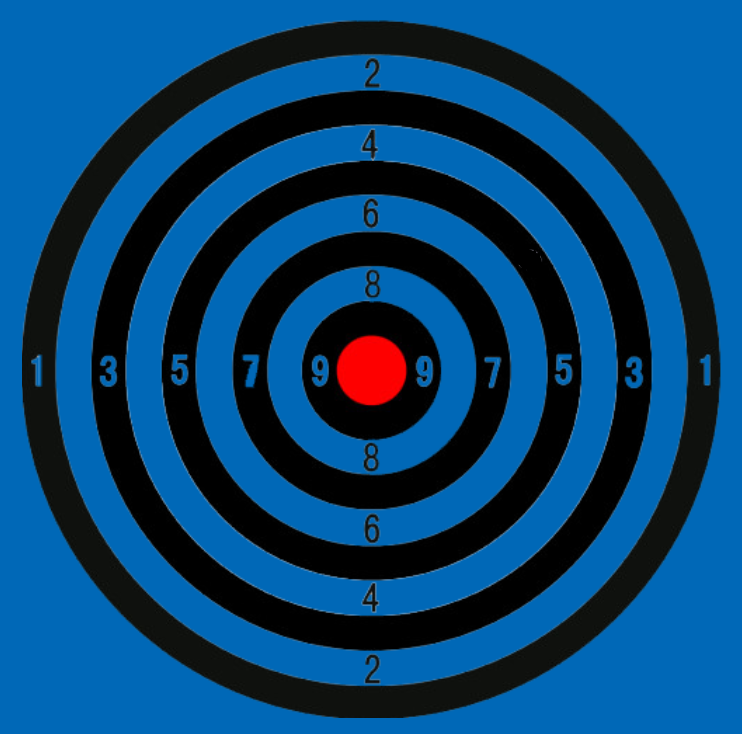
#> input picture images/target_blue_ridge.jpg, 742 x 734 px
$ python main.py
#> lines starting #> are read from the running program, lines starting #| are printed output that depends on the picture; after the words box and inside, x2 and y2 are one past the last pixel; in counts of white or black regions, pixels touching at a corner belong together
### utils/contour_generator.py

# 导入必要的包
import argparse
import imutils
import cv2

# import cvui

import numpy as np

from operator import itemgetter

from utils import settings as config


# [11 lines of commented-out code are left out]


def empty(a):
    pass


gray = 1
blurred = 2
imgCanny = 3
thresh = 4
imgDialation = 5

ths = 0
kernel_config = 0


def contour_generator(frame):

    ratio = 3

    # [4 lines of commented-out code are left out]

    cv2.namedWindow("TrackBars")
    cv2.resizeWindow("TrackBars", 640, 300)

    # Tracker Bars are for adjusting the params to get a better
    # and smoother contour of the target, which will help calculating
    # hit areas and doing the scoring.
    cv2.createTrackbar("HUE min", "TrackBars", 0, 179, empty)
    cv2.createTrackbar("HUE max", "TrackBars", 19, 179, empty)
    cv2.createTrackbar("SAT min", "TrackBars", 0, 170, empty)
    cv2.createTrackbar("SAT max", "TrackBars", 0, 170, empty)
    cv2.createTrackbar("VAL min", "TrackBars", 153, 259, empty)
    cv2.createTrackbar("VAL max", "TrackBars", 255, 255, empty)
    cv2.createTrackbar("THS", "TrackBars", 0, 85, empty)
    cv2.createTrackbar("KNL size", "TrackBars", 0, 10, empty)

    ths = None
    kernel_config = None
    # print(config.read_img_settings())
    if(config.read_img_settings() is not None):
        ths, kernel_config = itemgetter(
            "threshold", "kernel_config")(config.read_img_settings())
        if((ths is not None) and (kernel_config is not None)):
            cv2.setTrackbarPos("THS", "TrackBars", ths)
            cv2.setTrackbarPos("KNL size", "TrackBars", kernel_config)

    while True:

        hsv = cv2.cvtColor(frame, cv2.COLOR_BGR2HSV)

        h_min = cv2.getTrackbarPos("HUE min", "TrackBars")
        h_max = cv2.getTrackbarPos("HUE max", "TrackBars")
        s_min = cv2.getTrackbarPos("SAT min", "TrackBars")
        s_max = cv2.getTrackbarPos("SAT max", "TrackBars")
        v_min = cv2.getTrackbarPos("VAL max", "TrackBars")
        v_max = cv2.getTrackbarPos("VAL max", "TrackBars")

        # if(ths == 0 and kernel_config == 0):
        ths = cv2.getTrackbarPos("THS", "TrackBars")

        kernel_config_val = cv2.getTrackbarPos("KNL size", "TrackBars")

        kernel_config = 2 * kernel_config_val + 1

        lower = np.array([h_min, s_min, v_min])
        upper = np.array([h_max, s_max, v_max])

        kernel_size = (kernel_config, kernel_config)
        kernel = np.ones(kernel_size, np.uint8)

        mask = cv2.inRange(hsv, lower, upper)
        imgResult = cv2.bitwise_and(frame, frame, mask=mask)
        cv2.imshow("imgResult", imgResult)

        # 加载图像，转换为灰度，使用5 x 5内核进行高斯平滑处理，阈值化
        gray = cv2.cvtColor(hsv, cv2.COLOR_BGR2GRAY)
        #blurred = cv2.GaussianBlur(gray, kernel_size, 0)
        blurred = cv2.bilateralFilter(
            gray, d=kernel_config, sigmaColor=112, sigmaSpace=kernel_config, borderType=cv2.BORDER_REPLICATE)
        imgCanny = cv2.Canny(blurred, ths, ths*ratio, 5, L2gradient=True)
        thresh = cv2.threshold(blurred, 70, 255, cv2.THRESH_BINARY)[1]
        imgDialation = cv2.dilate(imgCanny, kernel, iterations=1)

        # 注意，在应用阈值化之后，形状表是如何在黑色背景上示为白色前景。
        # 下一步是使用轮廓检测??找到这些白色区域的位置：
        # HACK: CV_RETR_LIST : https://blog.csdn.net/c20081052/article/details/22422919
        # cnts = cv2.findContours(imgDialation.copy(), cv2.RETR_LIST,
        #                         cv2.CHAIN_APPROX_SIMPLE)

        # cnts = cv2.findContours(thresh.copy(), cv2.RETR_LIST,
        #                         cv2.CHAIN_APPROX_NONE)

        cv2.imshow("generated thresh", thresh)
        cv2.imshow("generated dialation", imgDialation)

        cv2.moveWindow("generated thresh", 400, 100)
        cv2.moveWindow("generated dialation", 800, 100)

        key = cv2.waitKey(1)
        if key == ord('q'):
            cv2.destroyAllWindows
            break

    cnts = cv2.findContours(imgDialation, cv2.RETR_LIST,
                            cv2.CHAIN_APPROX_SIMPLE)

    cnts = imutils.grab_contours(cnts)

    # Saving settings to the local folder
    config.save_img_settings(ths, kernel_config_val)

    return cnts, imgDialation

### utils/grab_game_area.py
import cv2

import json
import imutils
import cv2
import numpy as np
from imutils.video import VideoStream


from cv2 import aruco


# [18 lines left out: functions show_full_frame, hide_full_frame, not called in this run]


def get_reference_image(img_resolution=(1680, 1050)):
    """
    Build the image we will be searching for.  In this case, we just want a
    large white box (full screen)
    :param img_resolution: this is our screen/projector resolution
    """
    width, height = img_resolution
    img = np.ones((height, width, 1), np.uint8) * 255
    return img


# [28 lines left out: function undistort_image, not called in this run]


def find_edges(frame):
    """
    Given a frame, find the edges
    :param frame: Camera Image
    :return: Found edges in image
    """
    gray = cv2.cvtColor(frame, cv2.COLOR_BGR2GRAY)
    gray = cv2.bilateralFilter(gray, 11, 17, 17)  # Add some blur
    edged = cv2.Canny(gray, 30, 200)  # Find our edges
    return edged


def get_region_corners(frame, ref_shape):
    """
    Find the four corners of our projected region and return them in
    the proper order
    :param frame: Camera Image
    :return: Projection region rectangle
    """
    edged = find_edges(frame)
    # findContours is destructive, so send in a copy
    contours, hierachy = cv2.findContours(
        edged.copy(), cv2.RETR_TREE, cv2.CHAIN_APPROX_SIMPLE)
    # Sort our contours by area, and keep the 10 largest
    contours = sorted(contours, key=cv2.contourArea, reverse=True)[:10]
    screen_contours = None

    for idx, c in enumerate(contours):
        # Approximate the contour
        peri = cv2.arcLength(c, True)
        approx = cv2.approxPolyDP(c, 0.02 * peri, True)

        # If our contour has four points, we probably found the screen
        if len(approx) == 4:

            print(idx)
            screen_contours = approx
            # break
            # cv2.drawContours(frame, [screen_contours], -1, (0, 255, 0), 3)
            # cv2.imshow('Screen', frame)

        else:
            print('Did not find contour')

    try:

        x, y = [], []

        for contour_line in [screen_contours]:
            for contour in contour_line:
                x.append(contour[0][0])
                y.append(contour[0][1])

        x1, x2, y1, y2 = min(x), max(x), min(y), max(y)

        cropped = frame[y1:y2, x1:x2]

        cv2.imshow('Cropped', cropped)

        resized = cv2.resize(cropped, ref_shape, interpolation=cv2.INTER_AREA)

        # vid_out.write(resized)

        cv2.imshow('Resized', resized)

        # Uncomment these lines to see the contours on the image
        cv2.drawContours(frame, [screen_contours], -1, (0, 255, 0), 3)
        cv2.imshow('Screen', frame)

        # cv2.waitKey(0)
        pts = screen_contours.reshape(4, 2)
        rect = order_corners(pts)
        print("rect %s" % rect)
        return rect, resized

    except Exception:
        print("except!")


# [53 lines left out: functions order_corners, get_destination_array, not called in this run]


def get_perspective_transform(stream, screen_resolution, ref_shape):
    """
    Determine the perspective transform for the current physical layout
    return the perspective transform, max_width, and max_height for the
    projected region
    :param stream: Video stream from our camera
    :param screen_resolution: Resolution of projector or screen
    :param prop_file: camera property file
    """
    try:
        reference_image = get_reference_image(screen_resolution)

        # Display the reference image
        # show_full_frame(reference_image)
        # Delay execution a quarter of a second to make sure the image is displayed
        # Don't use time.sleep() here, we want the IO loop to run.  Sleep doesn't do that
        # cv2.waitKey(1)

        # Grab a photo of the frame
        frame = stream.read()
        # We're going to work with a smaller image, so we need to save the scale
        ratio = frame.shape[0] / 300.0

        # # Undistort the camera image
        # frame = undistort_image(frame)

        orig = frame.copy()
        # Resize our image smaller, this will make things a lot faster
        frame = imutils.resize(frame, height=300)

        # 得到目标区域的四个角落
        rect, resized = get_region_corners(frame, ref_shape)
        rect *= ratio  # We shrank the image, so now we have to scale our points up

        dst, max_width, max_height = get_destination_array(rect)

        # 歪斜的区域变成正的
        m = cv2.getPerspectiveTransform(rect, dst)

        # Uncomment the lines below to see the transformed image
        # wrap = cv2.warpPerspective(orig, m, (max_width, max_height))

        # cv2.imshow('all better', wrap)
        # cv2.waitKey(0)
        return m, max_width, max_height, resized
    except Exception:
        print("except!")


def grab_game_area(stream: VideoStream, target_img):  # 传入一个VideoStream到这个function里

    # resolution = (args.get('camera_width'), args.get('camera_height'))
    # stream = VideoStream(usePiCamera=False, resolution=(320, 240)).start()

    screen_res = (320, 240)
    # ref_img = target_img

    try:
        width, height, _ = target_img.shape
    # print(ref_img)
    except Exception:
        print("cannot parse VideoStream frame")

    # frame_height, frame_width, num_channels = ref_img.shape

    try:
        ref_shape = (width, height)
    except Exception:
        print("ref_shape does not exist")

    try:
        m, max_width, max_height, resized = get_perspective_transform(
            stream, screen_res, ref_shape)
        return resized

    except Exception:
        print("except in get_perspective_transform()")

### utils/process_frame.py
# TODO: https://dmaiorino.com/?p=12
# TODO: install cv2

import cv2
import time
from . import detect_contour_centers

'''
A high level function that processes each frame, used in a while loop for processing
'''

'''
Args:
    frame                  :  The matrix
    detect_contour_centers :  The function that detects centers of all the contours of a frame
    generated_dialation    :
'''


def process_frame(frame, detect_contour_centers,  detect_hit, generated_cnts, generated_dialation):
    try:
        detect_contour_centers(frame)
        # game_area = grab_game_area()
        detect_hit(frame, generated_cnts, generated_dialation)
        # detect_hit(frame,cnts)
        gray = cv2.cvtColor(frame, cv2.COLOR_BGR2GRAY)
    except Exception:
        print("can't process frame!!")

### utils/detect_contour_centers.py

# 导入必要的包
import argparse
import imutils
import cv2
import numpy as np

'''
A function that receives a frame and does contour detection

Args:
    frame: A matrix passed in for detections

Returns :
    cnts :

'''


def detect_contour_centers(frame):
    # 构建命令行参数
    # --frame 要处理的图像路径
    kernel_size = (5, 5)
    kernel = np.ones(kernel_size, np.uint8)
    ratio = 2

    # 加载图像，转换为灰度，使用5 x 5内核进行高斯平滑处理，阈值化
    try:
        gray = cv2.cvtColor(frame, cv2.COLOR_BGR2GRAY)
        blurred = cv2.GaussianBlur(gray, kernel_size, 0)
        imgCanny = cv2.Canny(blurred, 100, 100*ratio, 5)
        thresh = cv2.threshold(blurred, 70, 255, cv2.THRESH_BINARY)[1]
        imgDialation = cv2.dilate(thresh, kernel, iterations=1)
    except Exception:
        print("can't parse frame in detect_contour_centers")
        return

    # 注意，在应用阈值化之后，形状表是如何在黑色背景上示为白色前景。
    # 下一步是使用轮廓检测??找到这些白色区域的位置：
    # HACK: CV_RETR_LIST : https://blog.csdn.net/c20081052/article/details/22422919
    cnts = cv2.findContours(imgDialation.copy(), cv2.RETR_LIST,
                            cv2.CHAIN_APPROX_SIMPLE)
    cnts = imutils.grab_contours(cnts)

    # 遍历轮廓集
    for c in cnts:
        # print(c)
        # 计算轮廓区域的图像矩。 在计算机视觉和图像处理中，图像矩通常用于表征图像中对象的形状。这些力矩捕获了形状的基本统计特性，包括对象的面积，质心（即，对象的中心（x，y）坐标），方向以及其他所需的特性。
        M = cv2.moments(c)  # moments of each small contour
        cX = int(M["m10"] / M["m00"])
        cY = int(M["m01"] / M["m00"])
        # 在图像上绘制轮廓及中心
        cv2.drawContours(frame, [c], -1, (0, 255, 0), 1)
        # cv2.circle(frame, (cX, cY), 7, (0, 255, 255), -1)
        cv2.putText(frame, "center", (cX - 20, cY - 20),
                    cv2.FONT_HERSHEY_SIMPLEX, 0.5, (255, 0, 255), 2)
        # [25 lines of commented-out code are left out]
    return cnts

### utils/detect_hit.py
import cv2
import numpy as np
import imutils


a = 0


def detect_hit(frame, cnts, passed_in_dialation):

    passed_in_dialation_copy = passed_in_dialation.copy()

    kernel_size = (5, 5)
    kernel = np.ones(kernel_size, np.uint8)
    ratio = 2

    imgHLS = cv2.cvtColor(frame, cv2.COLOR_BGR2HLS)
    # Get the L channel

    Lchannel = imgHLS[:, :, 1]
    # Create the mask

    # change 250 to lower numbers to include more values as "white"
    mask = cv2.inRange(Lchannel, 254, 255)
    # Apply Mask to original image

    res = cv2.bitwise_and(frame, frame, mask=mask)
    # This also depends on what is white for you, and you may change the values :) I used inRange in the L channel but you can save one step and do

    # mask = cv2.inRange(imgHLS, np.array([0,250,0]), np.array([255,255,255]))
    # instead of the lines:

    # Lchannel = imgHLS[:,:,1]
    # mask = cv2.inRange(Lchannel, 250, 255)

    # laser beam cnt
    blurred = cv2.GaussianBlur(mask, kernel_size, 0)
    imgCanny = cv2.Canny(blurred, 100, 100*ratio, 6)

    thresh = cv2.threshold(blurred, 70, 255, cv2.THRESH_BINARY)[1]
    imgDialation = cv2.dilate(imgCanny, kernel, iterations=2)

    # RETR_EXTERNAL
    laser_cnts = cv2.findContours(
        imgDialation, cv2.RETR_EXTERNAL, cv2.CHAIN_APPROX_SIMPLE)
    cv2.imshow("Bullet Point Dialation", imgDialation)

    laser_cnts = imutils.grab_contours(laser_cnts)

    laser_cnt = None
    M = None
    cX = None
    cY = None

    if(len(laser_cnts) != 0):
        laser_cnt = laser_cnts[0]
        M_test = cv2.moments(laser_cnt)  # moments of each small contour
        if(M_test["m00"] != 0):
            # The center of the beam
            M = cv2.moments(laser_cnt)  # moments of each small contour
            cX = int(M["m10"] / M["m00"])
            cY = int(M["m01"] / M["m00"])
            print(cX)
            print(cY)

    hit_area = []
    # passed in cnts.
    idx = 0
    # print(len(cnts))
    for c in cnts:

        if(cX != None and cY != None):

            flag = cv2.pointPolygonTest(c, (cX, cY), True)
            # print(flag)
            if(flag > 0):
                idx += 1
                # print('hit')
                hit_area = c
                print("you hit: ", idx, "ring")
                if(len(hit_area) != 0):
                    # print(hit_area)
                    # Thick contour
                    cv2.drawContours(frame, [hit_area], -1, (0, 0, 255), 2)

                    # cv2.fillPoly(frame, pts =[hit_area], color=(0,0,255))

                    h, w = frame.shape[:2]
                    mask = np.zeros([h+2, w+2], np.uint8)
                    # mask = np.zeros(frame, dtype=np.uint8)
                    try:
                        cv2.floodFill(frame, mask, (cX, cY), (0, 0, 255),
                                      (90, 90, 90), (10, 10, 10), flags=8)

                        cv2.drawContours(passed_in_dialation_copy, [
                                         hit_area], -1, (255, 255, 255), 2)
                        cv2.floodFill(passed_in_dialation_copy, mask, (cX, cY),
                                      (0, 0, 255), (90, 90, 90), (10, 10, 10), flags=8)
                        # cv2.fillPoly(passed_in_dialation_copy, pts =[hit_area], color=(255,255,255))
                    except Exception:
                        print("except!")

    cv2.imshow("hit_in_dialation", passed_in_dialation_copy)

    cv2.namedWindow("hit_colored", cv2.WINDOW_NORMAL)
    # cv2.moveWindow("hit_colored", 0, 200)

    cv2.imshow("hit_colored", frame)

    # cv2.moveWindow("hit_in_dialation", 400, 500)
    # cv2.moveWindow("hit_colored", 800, 500)

### utils/settings.py
import json

def read_img_settings():
    try:
        pic_config = open("pic_config.json", "r")

        config_readings = json.loads(pic_config.read())

        pic_config.close()

        return config_readings

    except FileNotFoundError:
        print("cant open teh file")

def save_img_settings(threshold,kernel_config):
    try:
        pic_config = open("pic_config.json", "w")
        pic_config.write(json.dumps({"threshold": threshold, "kernel_config": kernel_config}))
        pic_config.close()

    except FileNotFoundError:
        print("cant open teh file")

### main.py
from utils import process_frame as process_frame
from utils import detect_contour_centers as dcc
from utils import detect_hit as dh
from utils import contour_generator as cg
from utils import grab_game_area as gga
import time

from imutils.video import VideoStream

import cv2


if __name__ == '__main__':

    # 1. 读取标靶图片。 Reading the picture you want to use as the target
    target_img = cv2.imread("./images/target_blue_ridge.jpg")
#> target_img is the input picture: shape (734, 742, 3); mean B, G, R 115.7, 67.7, 5.5
    # target_img = cv2.imread("./images/man_target_none.png")
    cv2.imshow("target_img", target_img)

    # 2. 生成轮廓，用于计分/高亮击中区域
    # 2. Generating contours and dialations for next steps (scoring / show hit area)
    generated_cnts, generated_dialation = cg.contour_generator(target_img)
#> in contour_generator, `gray = cv2.cvtColor(hsv, cv2.COLOR_BGR2GRAY)`:
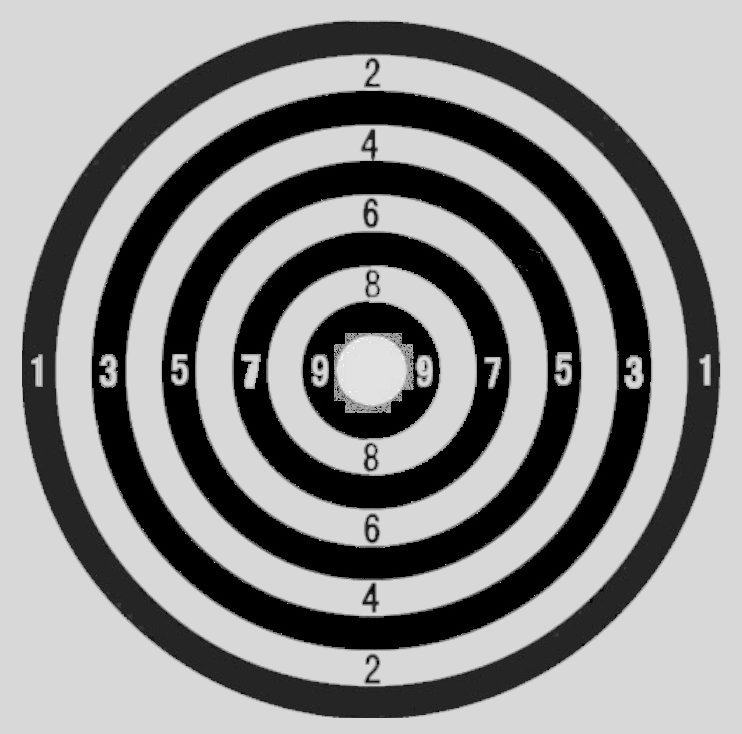
#> gray: shape (734, 742); min 0, max 246, mean 142.5
#> in contour_generator, `imgCanny = cv2.Canny(blurred, ths, ths*ratio, 5, L2gradient=True)`:
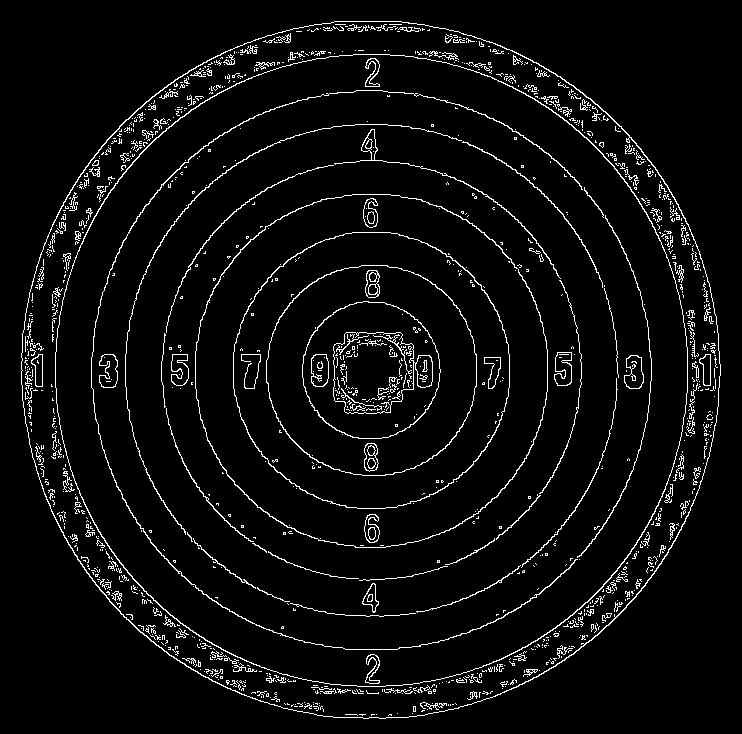
#> imgCanny: shape (734, 742); 4.9% white in thin lines or dots, all inside (x1, y1, x2, y2) = (21, 21, 721, 719)
#> in contour_generator, `thresh = cv2.threshold(blurred, 70, 255, cv2.THRESH_BINARY)[1]`:
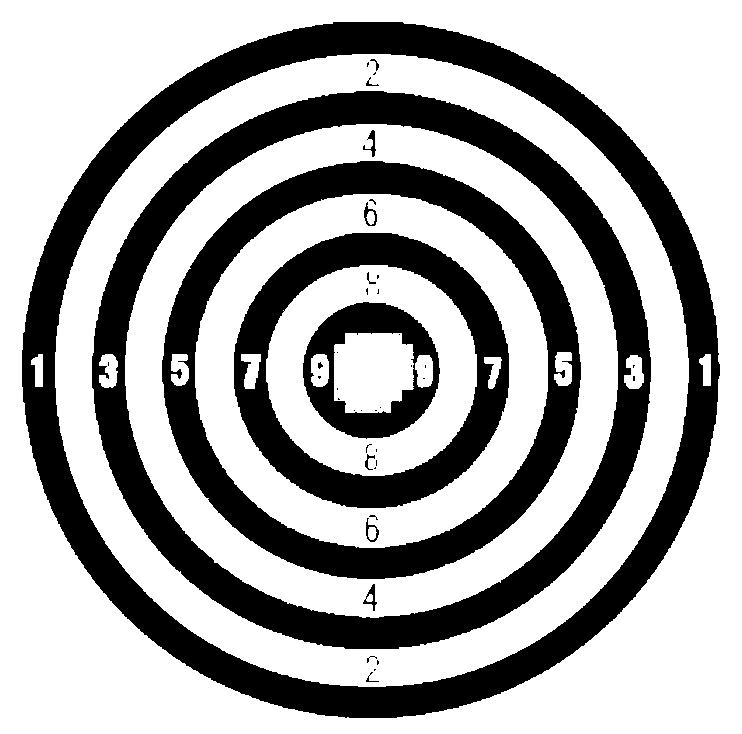
#> thresh: shape (734, 742); 65.9% white; 44 black regions (29 under 20 px)
#> (key q is pressed here)
#> in contour_generator, `cnts = cv2.findContours(imgDialation, cv2.RETR_LIST, cv2.CHAIN_APPROX_..`: cnts = 1618 contours, 1517 with area under 20; largest, box (x1, y1, x2, y2) and area: (21, 21, 721, 719) 382590, (21, 21, 721, 719) 381941, (55, 54, 688, 687) 314529, (55, 54, 688, 687) 313960, (195, 194, 548, 548) 98502
#> generated_cnts has the same summary as cnts in contour_generator

    # cc.capture_camera("utils/recording3.mp4",dcc.detect_contour_centers,dh.detect_hit, generated_cnts) # pre-recorded video for testing
    # - 用 grab_game_area.py 生成一个frame

    # 3. 获取视频流.
    # 3. Get VideoStream from default camera.
    stream = VideoStream(usePiCamera=False, resolution=(320, 240)).start()

    # TODO: python里面，import的代码里面的相对路径
    # 是相对于调用处的路径！！！！！！

    time.sleep(2)  # Let the camera warm up

    # 4. 将 stream 传入 grab_game_area, 会进行剪裁操作，并返回一个只有游戏区域的Matrix
    # 4. The videostream is passed into grab_game_area
    # in which it's going to crop the game area out from the
    while True:
        resized = gga.grab_game_area(stream, target_img)
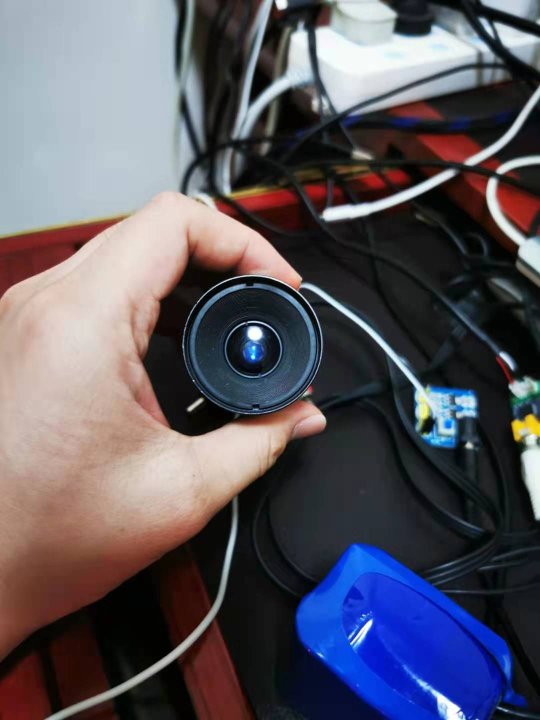
#> input picture 1.jpg, 1080 x 1440 px, given in place of the camera (shown at 1/2 size)
#> in get_perspective_transform, frame is the input picture: shape (1440, 1080, 3); mean B, G, R 96.5, 87.2, 90.7
#> in get_perspective_transform, `frame = imutils.resize(frame, height=300)`:
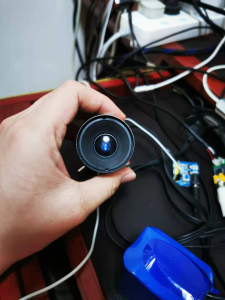
#> frame: shape (300, 225, 3); mean B, G, R 96.5, 87.2, 90.7
#> (the rest of the program and of its run is left out)
